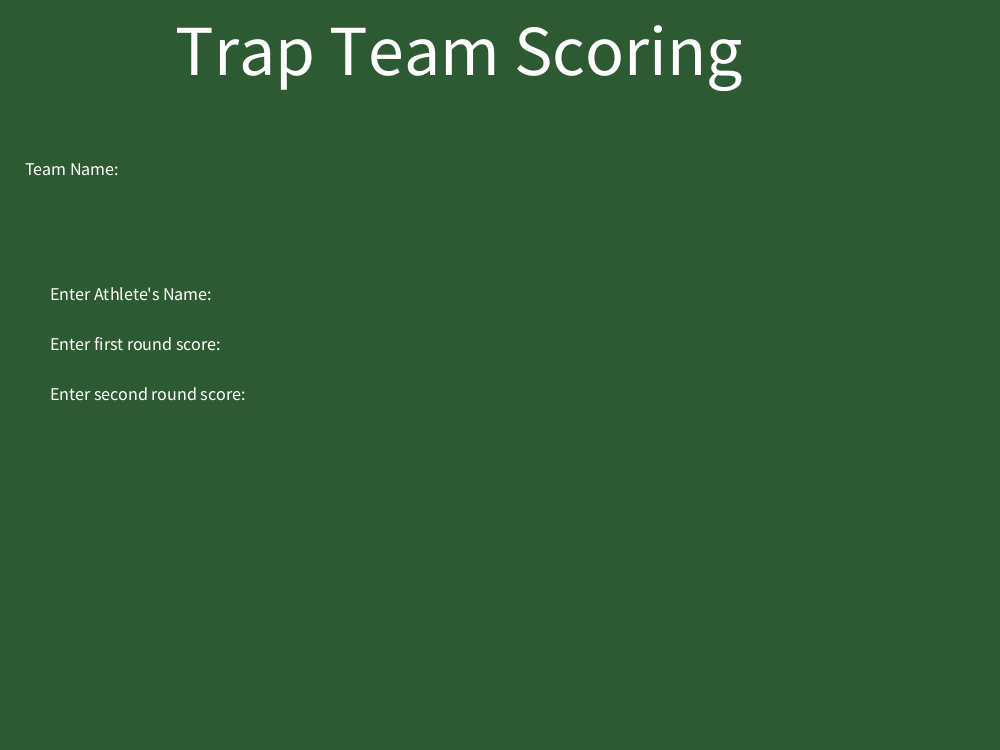
Frame 1 (no input)
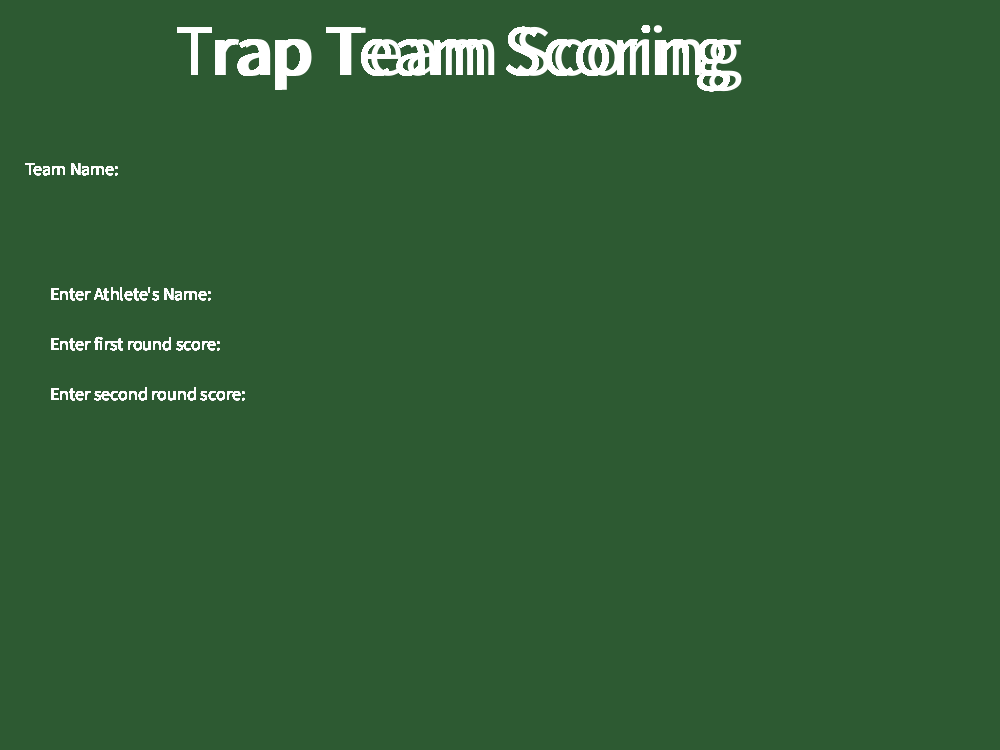
Frame 60 (the mouse pressed at the canvas centre just before this capture)
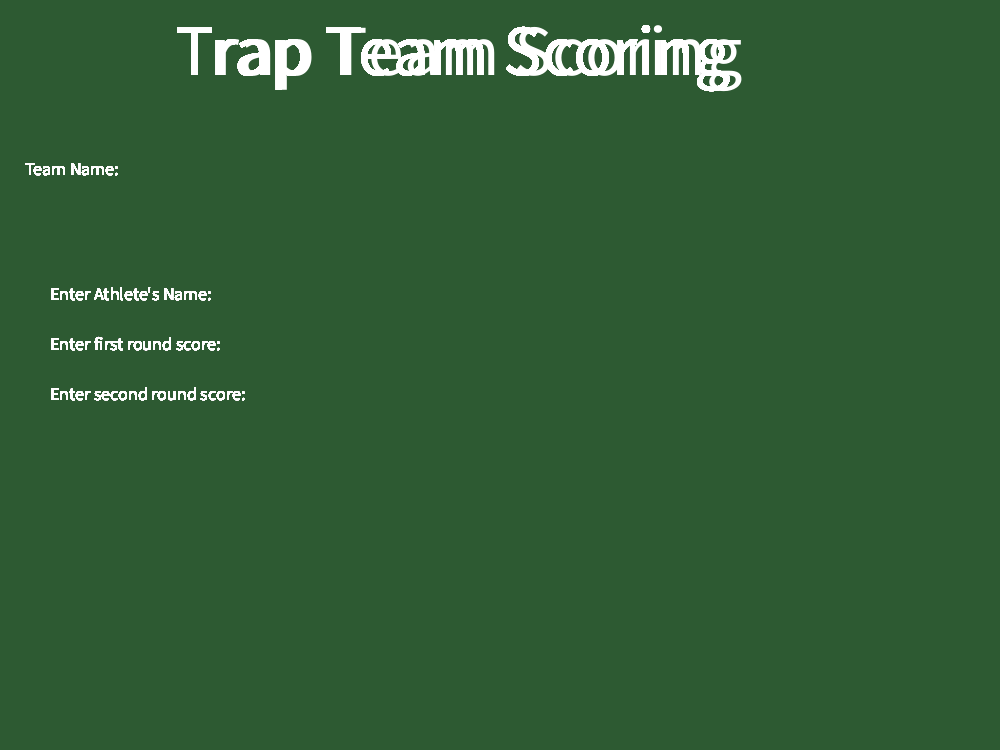
Frame 120 (the mouse held since frame 60 and released just before this capture)

The Processing sketch that drew these frames (run headless with seeded random() and noise(); from frame 60 on, the mouse is pressed at the canvas centre):

// Processing sketch: TrapScoringProgram
// ── TrapScoringProgram.pde
import java.util.Scanner;
Title title;
AthleteEntry entry;
Team team;
 String typed="";
 String s="";
 boolean t1=true; 

ArrayList<String> myList=new ArrayList<String>();
int count;
void setup(){

  size(1000, 750);
  background(45,90,50);
  title = new Title();
  team = new Team();
  entry = new AthleteEntry();
}

void draw(){
  title.display();
  if(t1==true){
  team.display();
  }
  textSize(32);
  text(s,300,140);
  entry.Entry();
  
 
   
}


 void keyPressed(){
  
    typed+=key;
  if(key==RETURN||key==ENTER){
    println("it works!");
    s=typed;
    typed="";
    t1=false;
  }
  else if(key==BACKSPACE){
    typed= typed.substring(0,typed.length()-2);
    redraw();
  }
  println(s);
 
}

  

// ── Athlete_Entry.pde

public class AthleteEntry  {
 String typed1="";
 String s1="";
  public AthleteEntry(){
    
  }
  
  public void Entry(){
  textSize(18);
  text("Enter Athlete's Name: ", 50, 300);
  text(typed1, 150, 300);
  text("Enter first round score:",50,350);
  text(typed1, 150, 200);
  text("Enter second round score:",50,400);
  text(typed1, 150, 400);
  }
   void keyPressed(){
  
    typed1+=key;
  if(key==RETURN||key==ENTER){
    println("it works!");
    s1=typed1;
    typed1="";
  }
  else if(key==BACKSPACE){
    typed1= typed1.substring(0,typed1.length()-2);
  }
  println(s);
}
   
  
  
  
  
}

// ── Team.pde
import java.util.Scanner;
public class Team{
 
  public Team(){
  }
  
  public void display(){
    textSize(18);
    text("Team Name:", 25, 175, 160);
    text(typed, 150, 175, 160);
    
    
  }
 

  
}

// ── Title.pde
public class Title{
  
  public void display(){
     textSize(72);
     text("Trap Team Scoring", 175, 75);
  
  }
}
